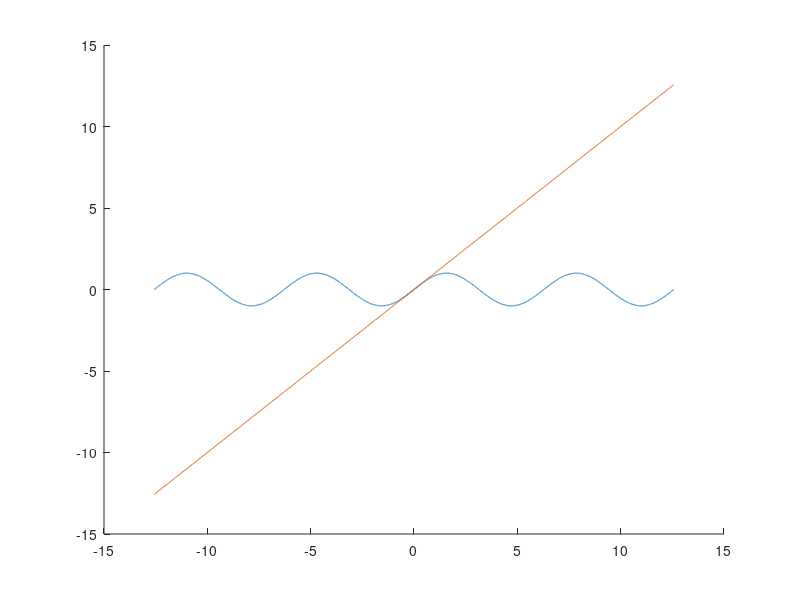
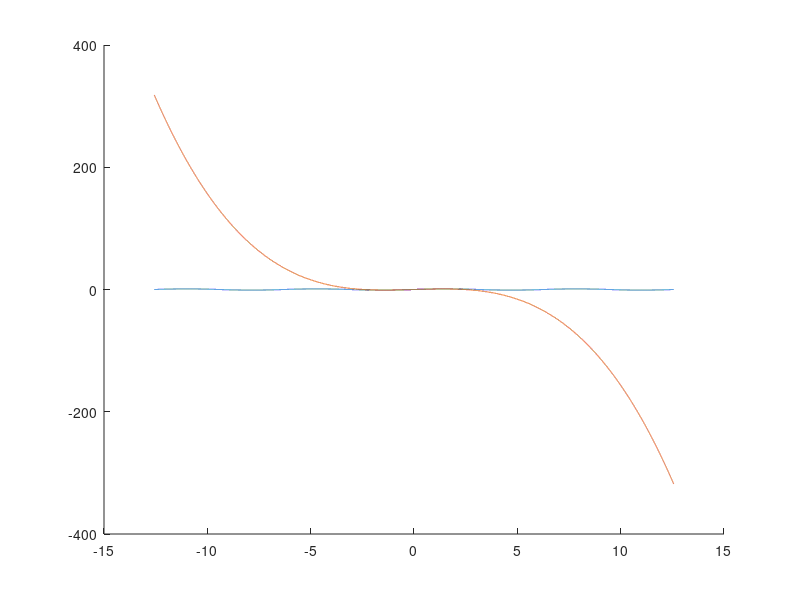
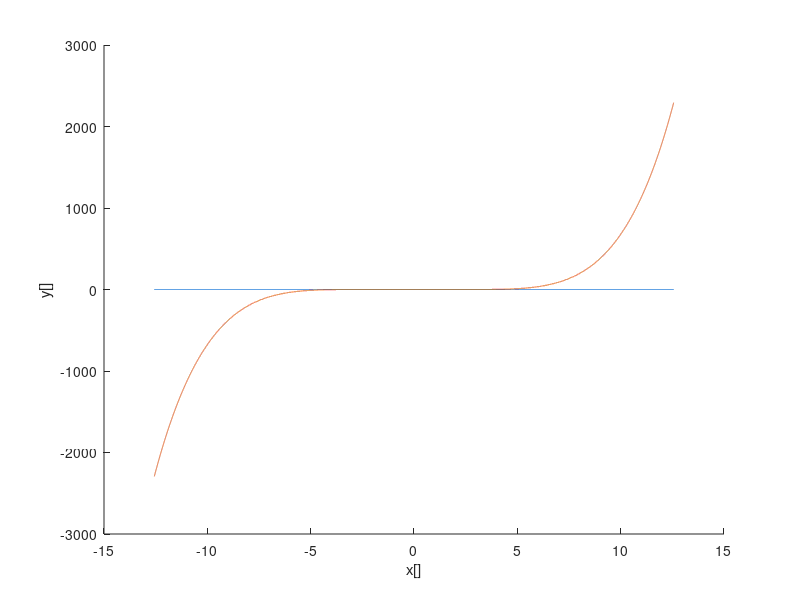
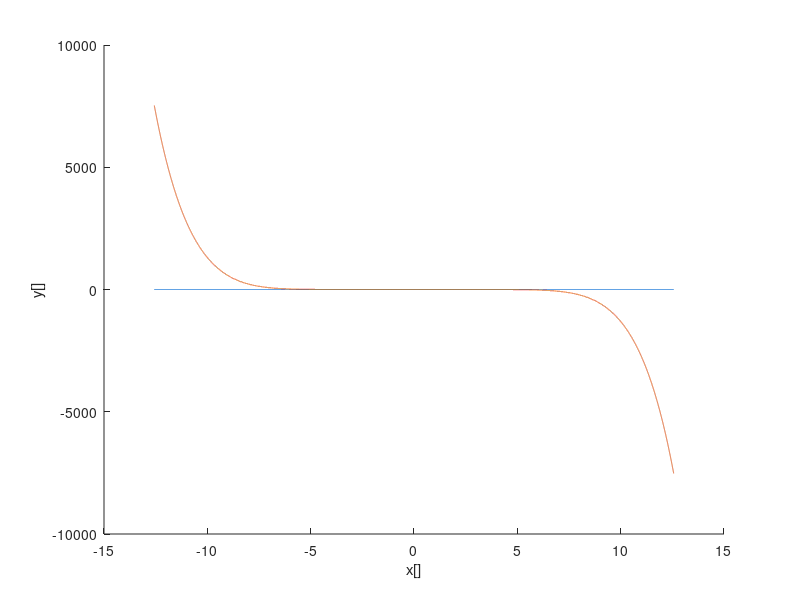

MATLAB code to generate these figures, in order:
clear all; 
clc; 
hold on 
x = -4*pi:0.001:4*pi; 
y1 = sin(x); 
y = -4*pi:0.001:4*pi; 
plot(x, y1); 
plot(x, y); 
figure; 
n = 1; 
hold off 
while (abs(y(length(y))-y1(length(y))) >= 0.001)  	 	 	 	
    hold on 
    plot(x, y1); 
    y = y + (((-1).^n).*(x.^(2*n+1)))/(factorial(2*n+1)); 
    plot (x, y); 
    figure; 
    xlabel('x[]') 
    ylabel('y[]') 
    n = n + 1; 
    disp(abs(y(length(y))-y1(length(y)))); 
    hold off 
end 